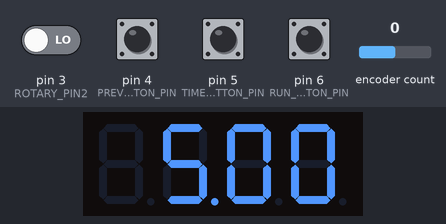
A sketch run on a simulated Arduino Uno, built with avr-gcc and run on an emulated ATmega328P. Parts: 4-digit seven-segment display. Wiring (inferred from the names in the program): HT16K33 LED driver at I2C address 0x70. The inputs (shaded band) are chosen by the test bench; at power-on: pin 4 (PREVIEW_BUTTON_PIN), pin 5 (TIMER_BUTTON_PIN), pin 6 (RUN_BUTTON_PIN) HIGH, pin 3 (ROTARY_PIN2) LOW, encoder count 0.

Above: at 1.2 s.
1.3 s: pin 5 (TIMER_BUTTON_PIN) pulled LOW for 0.15 s
At 1.5 s:
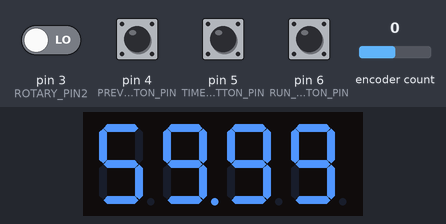
2.0 s: pin 6 (RUN_BUTTON_PIN) pulled LOW for 0.15 s
At 3.0 s:
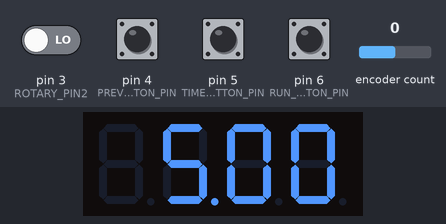
3.6 s: encoder count set to 1
At 4.6 s:
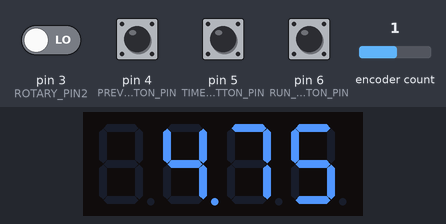
5.1 s: pin 5 (TIMER_BUTTON_PIN) pulled LOW for 1 s
At 5.6 s:
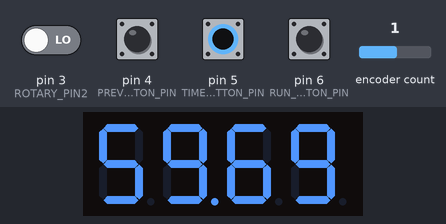
6.7 s: pin 3 (ROTARY_PIN2) driven HIGH and pin 5 (TIMER_BUTTON_PIN) driven LOW
At 8.9 s:
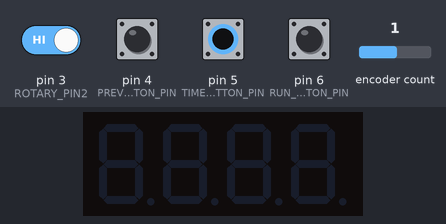
9.2 s: pin 6 (RUN_BUTTON_PIN) pulled LOW for 1 s
Timing chart, 0 to 11.8 s (numbered marks = the images above; inputs shaded):
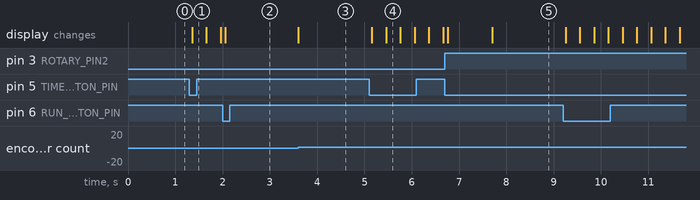

Measured:
- after the input at 1.3 s, the display: changes after 0.06 s (image 1)
- after the input at 3.6 s, the display: changes at once (image 3)
- after the input at 5.1 s, the display: first changes after 0.06 s (image 4 shows a later state)

The sketch:

photo_timer.ino
```cpp
// turn off display
// delay on start time on run

#include <Wire.h>
#include <MD_REncoder.h>

#define ROTARY_PIN1 2
#define ROTARY_PIN2 3

#define RUN_BUTTON_PIN 6
#define TIMER_BUTTON_PIN 5
#define PREVIEW_BUTTON_PIN 4
#define POWER_PIN 8

#define DISPLAY_ADDRESS   0x70

#define HT16K33_CMD_BRIGHTNESS 0xE0 ///< I2C register for BRIGHTNESS setting
#define HT16K33_BLINK_CMD 0x80
#define HT16K33_BLINK_DISPLAYON 0x01 ///< I2C value for steady on
#define HT16K33_BLINK_OFF 0          ///< I2C value for steady off
#define HT16K33_BLINK_2HZ 1          ///< I2C value for 2 Hz blink
#define HT16K33_BLINK_1HZ 2          ///< I2C value for 1 Hz blink
#define HT16K33_BLINK_HALFHZ 3       ///< I2C value for 0.5 Hz blink

static const uint8_t numbertable[] = {
    0x3F, /* 0 */
    0x06, /* 1 */
    0x5B, /* 2 */
    0x4F, /* 3 */
    0x66, /* 4 */
    0x6D, /* 5 */
    0x7D, /* 6 */
    0x07, /* 7 */
    0x7F, /* 8 */
    0x6F, /* 9 */
    0x77, /* a */
    0x7C, /* b */
    0x39, /* C */
    0x5E, /* d */
    0x79, /* E */
    0x71, /* F */
};

uint16_t displaybuffer[8];
bool hasSetPowerToHigh = false;
bool hasToggledDisplayThisPress = false;
bool displayOn = true;

struct ButtonState {
   unsigned long changeTime;
   int state = LOW;
   int readState = LOW;
   int pin;
};

long debounceDelay = 50;
long preRunDuration = 2;

struct ButtonState runButton;
struct ButtonState previewButton;
struct ButtonState timerButton;

enum mode {
  setting,
  running,
  preview,
  timerRunning
};

MD_REncoder encoder = MD_REncoder(ROTARY_PIN1, ROTARY_PIN2);
volatile uint8_t encoderDelta = 0;

unsigned long startTime = 0;
float duration = 5;
float durationStep = 0.25;

mode currentMode = setting;

void setup() {
  attachInterrupt(digitalPinToInterrupt(ROTARY_PIN1), rotInterrupt, CHANGE);
  attachInterrupt(digitalPinToInterrupt(ROTARY_PIN2), rotInterrupt, CHANGE);

  runButton.pin = RUN_BUTTON_PIN;
  previewButton.pin = PREVIEW_BUTTON_PIN;
  timerButton.pin = TIMER_BUTTON_PIN;
  pinMode(previewButton.pin, INPUT_PULLUP);
  pinMode(runButton.pin, INPUT_PULLUP);
  pinMode(timerButton.pin, INPUT_PULLUP);
  timerButton.changeTime = 0;


  pinMode(POWER_PIN, OUTPUT);

//  Serial.begin(9600);
  Wire.begin();

  changeMode(currentMode);
  encoder.begin();

  initDisplay();
}


void loop() {

  switch(currentMode){
    case setting:
    case preview:
      setFunction();
    break;
    case timerRunning:
    case running:
      runFunction();
    break;

  }

  unsigned long now = millis();
  unsigned long timerButtonAge = now - timerButton.changeTime;

  if(timerButtonAge > 1000 && timerButton.state == LOW && !hasToggledDisplayThisPress){
    toggleDisplay();
    hasToggledDisplayThisPress = true;
    changeMode(setting);
  }

  writeDisplay();

}

mode changeMode(mode m){
  if(currentMode != m){
    switch(m){
      case setting:
        digitalWrite(POWER_PIN,LOW);
      break;
      case preview:
        digitalWrite(POWER_PIN,HIGH);
      break;
      case timerRunning:
        digitalWrite(POWER_PIN,LOW);
        startTime = millis();
      break;
      case running:
        digitalWrite(POWER_PIN,LOW);
        hasSetPowerToHigh = false;
        startTime = millis();
      break;

    }
    currentMode = m;
  }
}


int updateButton(ButtonState *state){
  int readState = digitalRead(state->pin);
  unsigned long now = millis();
  if (readState != state->readState) {
    state->changeTime = now;
  }
  state->readState = readState;
  if(now - state->changeTime > debounceDelay) {
    if(readState != state->state){
      state->state = readState;
      return readState;
    }
  }
  return -1;
}


void writeTimeToBuffer(long t){
  int tenthSeconds  = floor(t / 100);
  int hundredthSeconds  = floor(t / 10);
  int seconds = floor(t / 1000);
  int tenSeconds = floor(t / 10000);
  int hundredSeconds = floor(t / 100000);


  if(hundredSeconds % 10 != 0){
    // if hundred digit, shift the diplay right
    writeDigitToBuffer(0, hundredSeconds % 10,false);
    writeDigitToBuffer(4, tenthSeconds % 10, false);
    writeDigitToBuffer(3, seconds % 10, true);
    displaybuffer[2] = 0;
    if(tenSeconds % 10 != 0 || hundredSeconds % 10 != 0){
      writeDigitToBuffer(1, tenSeconds % 10,false);
    } else {
      displaybuffer[1] = 0;
    }
  } else {
    // if not hundred digit, show to hundredth place
    if(tenSeconds % 10 != 0){
      writeDigitToBuffer(0, tenSeconds % 10,false);
    } else {
      displaybuffer[0] = 0;
    }
    displaybuffer[2] = 0;
    writeDigitToBuffer(1, seconds % 10, true);
    writeDigitToBuffer(3, tenthSeconds % 10, false);
    writeDigitToBuffer(4, hundredthSeconds % 10, false);
  }
}


void setFunction(){
  // toggle preview mode
  int previewButtonEdge = updateButton(&previewButton);
  if(previewButtonEdge == LOW){
    if(currentMode == preview){
      changeMode(setting);
    } else {
      changeMode(preview);
    }
  }

  int timerButtonEdge = updateButton(&timerButton);
  if(timerButtonEdge == LOW){
    if(currentMode == timerRunning){
      changeMode(setting);
    } else if(currentMode == setting){
      changeMode(timerRunning);
    }
  }

  if(timerButton.state == HIGH){
    hasToggledDisplayThisPress = false;
  }

  // change time

  if(duration <= 0){
    duration = 0;
  }
  if(duration > 120){
    duration = 120;
  }

  // start running
  int runButtonEdge = updateButton(&runButton);
  if(runButtonEdge == LOW){
    changeMode(running);
  }

  encoderDelta = 0;
  // display time
  writeTimeToBuffer(long(duration * 1000));
}

void runFunction(){
  // check it run has been pressed again to cancel
  int runButtonEdge = updateButton(&runButton);
  int timerButtonEdge = updateButton(&timerButton);
  if(runButtonEdge == LOW || timerButtonEdge == LOW){
    changeMode(setting);
  }

  float modifiedDuration = duration;
  if(currentMode == running){
    modifiedDuration += preRunDuration;
  } else if (currentMode == timerRunning){
    modifiedDuration = 60;
  }

  // end if duration complete
  long currentTime = millis() - startTime;
  // allow 3 second run up
  if(currentTime > preRunDuration * 1000 && !hasSetPowerToHigh && currentMode == running){
    digitalWrite(POWER_PIN,HIGH);
    hasSetPowerToHigh = true;
  }
  if(currentTime > long(modifiedDuration* 1000)){
     changeMode(setting);
  }

  // display time
  if(currentMode == running && currentTime < preRunDuration * 1000){
    writeTimeToBuffer((preRunDuration * 1000) - currentTime);
  } else {
    writeTimeToBuffer((modifiedDuration * 1000) - currentTime);
  }
}

void writeDigitToBuffer(uint8_t d, uint8_t num, bool dot){
  displaybuffer[d] = numbertable[num] | (dot << 7);
}

void writeDisplay(){
  Wire.beginTransmission(DISPLAY_ADDRESS);
  Wire.write((uint8_t)0x00); // start at address $00
  for (uint8_t i = 0; i < 8; i++) {
    Wire.write(displaybuffer[i] & 0xFF);
    Wire.write(displaybuffer[i] >> 8);
  }
  Wire.endTransmission();
}

void setBrightness(int b){
  Wire.beginTransmission(DISPLAY_ADDRESS);
  Wire.write(HT16K33_CMD_BRIGHTNESS | b);
  Wire.endTransmission();
}

void clearBuffer() {
  for (uint8_t i = 0; i < 8; i++) {
    displaybuffer[i] = 0;
  }
}

void initDisplay(){
  Wire.beginTransmission(DISPLAY_ADDRESS);
  Wire.write(0x21); // turn on oscillator
  Wire.endTransmission();
  clearBuffer();
  writeDisplay();
  Wire.beginTransmission(DISPLAY_ADDRESS);
  Wire.write(HT16K33_CMD_BRIGHTNESS | 1);
  Wire.endTransmission();
  Wire.beginTransmission(DISPLAY_ADDRESS);
  Wire.write(HT16K33_BLINK_CMD | HT16K33_BLINK_DISPLAYON);
  Wire.endTransmission();
}

void toggleDisplay(){
  if(displayOn){
    Wire.beginTransmission(DISPLAY_ADDRESS);
    Wire.write(HT16K33_BLINK_CMD | HT16K33_BLINK_OFF);
    Wire.endTransmission();
  } else {
    Wire.beginTransmission(DISPLAY_ADDRESS);
    Wire.write(HT16K33_BLINK_CMD | HT16K33_BLINK_DISPLAYON);
    Wire.endTransmission();
  }
  displayOn = !displayOn;
}

void rotInterrupt(){
  encoderDelta = encoder.read();
  if(encoderDelta == DIR_CW){
    duration -= durationStep;
  } else if(encoderDelta == DIR_CCW){
    duration += durationStep;
  }
}
```
